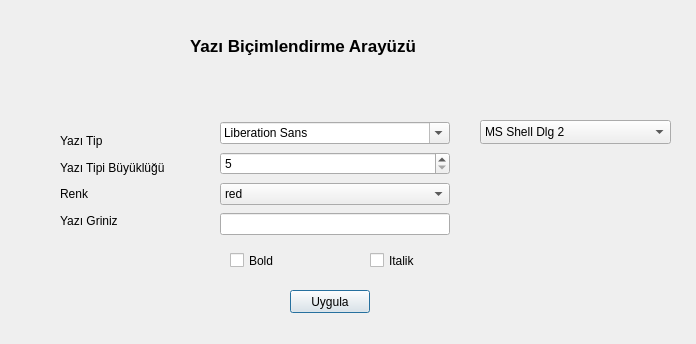
<?xml version="1.0" encoding="UTF-8"?>
<ui version="4.0">
 <class>Dialog</class>
 <widget class="QDialog" name="Dialog">
  <property name="geometry">
   <rect>
    <x>0</x>
    <y>0</y>
    <width>696</width>
    <height>344</height>
   </rect>
  </property>
  <property name="windowTitle">
   <string>Dialog</string>
  </property>
  <widget class="QLabel" name="lblRenk">
   <property name="geometry">
    <rect>
     <x>190</x>
     <y>30</y>
     <width>331</width>
     <height>31</height>
    </rect>
   </property>
   <property name="font">
    <font>
     <pointsize>13</pointsize>
     <weight>75</weight>
     <bold>true</bold>
    </font>
   </property>
   <property name="text">
    <string>Yazı Biçimlendirme Arayüzü</string>
   </property>
  </widget>
  <widget class="QCheckBox" name="checkBoxBold">
   <property name="geometry">
    <rect>
     <x>230</x>
     <y>250</y>
     <width>78</width>
     <height>21</height>
    </rect>
   </property>
   <property name="text">
    <string>Bold</string>
   </property>
  </widget>
  <widget class="QCheckBox" name="checkBoxItalic">
   <property name="geometry">
    <rect>
     <x>370</x>
     <y>250</y>
     <width>78</width>
     <height>21</height>
    </rect>
   </property>
   <property name="text">
    <string>Italik</string>
   </property>
  </widget>
  <widget class="QPushButton" name="pushButtonMake">
   <property name="geometry">
    <rect>
     <x>290</x>
     <y>290</y>
     <width>80</width>
     <height>23</height>
    </rect>
   </property>
   <property name="text">
    <string>Uygula</string>
   </property>
  </widget>
  <widget class="QLabel" name="lblShow">
   <property name="enabled">
    <bool>false</bool>
   </property>
   <property name="geometry">
    <rect>
     <x>470</x>
     <y>170</y>
     <width>201</width>
     <height>111</height>
    </rect>
   </property>
   <property name="text">
    <string/>
   </property>
  </widget>
  <widget class="QComboBox" name="comboBoxLineType">
   <property name="geometry">
    <rect>
     <x>480</x>
     <y>120</y>
     <width>191</width>
     <height>24</height>
    </rect>
   </property>
   <item>
    <property name="text">
     <string>MS Shell Dlg 2</string>
    </property>
   </item>
  </widget>
  <widget class="QWidget" name="">
   <property name="geometry">
    <rect>
     <x>220</x>
     <y>120</y>
     <width>230</width>
     <height>117</height>
    </rect>
   </property>
   <layout class="QVBoxLayout" name="verticalLayout">
    <item>
     <widget class="QFontComboBox" name="fontComboBox"/>
    </item>
    <item>
     <widget class="QSpinBox" name="spinBoxLineSize">
      <property name="minimum">
       <number>5</number>
      </property>
     </widget>
    </item>
    <item>
     <widget class="QComboBox" name="comboBoxLineColor">
      <item>
       <property name="text">
        <string>red</string>
       </property>
      </item>
      <item>
       <property name="text">
        <string>green</string>
       </property>
      </item>
      <item>
       <property name="text">
        <string>yellow</string>
       </property>
      </item>
      <item>
       <property name="text">
        <string>black</string>
       </property>
      </item>
      <item>
       <property name="text">
        <string>test</string>
       </property>
      </item>
     </widget>
    </item>
    <item>
     <widget class="QLineEdit" name="lineEditInput"/>
    </item>
   </layout>
  </widget>
  <widget class="QWidget" name="">
   <property name="geometry">
    <rect>
     <x>60</x>
     <y>130</y>
     <width>141</width>
     <height>101</height>
    </rect>
   </property>
   <layout class="QVBoxLayout" name="verticalLayout_2">
    <item>
     <widget class="QLabel" name="lblRenk_2">
      <property name="text">
       <string>Yazı Tip</string>
      </property>
     </widget>
    </item>
    <item>
     <widget class="QLabel" name="lblRenk_3">
      <property name="text">
       <string>Yazı Tipi Büyüklüğü</string>
      </property>
     </widget>
    </item>
    <item>
     <widget class="QLabel" name="lblRenk_4">
      <property name="text">
       <string>Renk</string>
      </property>
     </widget>
    </item>
    <item>
     <widget class="QLabel" name="lblRenk_5">
      <property name="text">
       <string>Yazı Griniz</string>
      </property>
     </widget>
    </item>
   </layout>
  </widget>
  <zorder>pushButtonMake</zorder>
  <zorder>lblRenk</zorder>
  <zorder>lblRenk_2</zorder>
  <zorder>lblRenk_3</zorder>
  <zorder>lblRenk_4</zorder>
  <zorder>checkBoxBold</zorder>
  <zorder>checkBoxItalic</zorder>
  <zorder>lblShow</zorder>
  <zorder>comboBoxLineType</zorder>
  <zorder>spinBoxLineSize</zorder>
  <zorder>comboBoxLineColor</zorder>
  <zorder>fontComboBox</zorder>
  <zorder>comboBoxLineType</zorder>
 </widget>
 <resources/>
 <connections/>
</ui>
